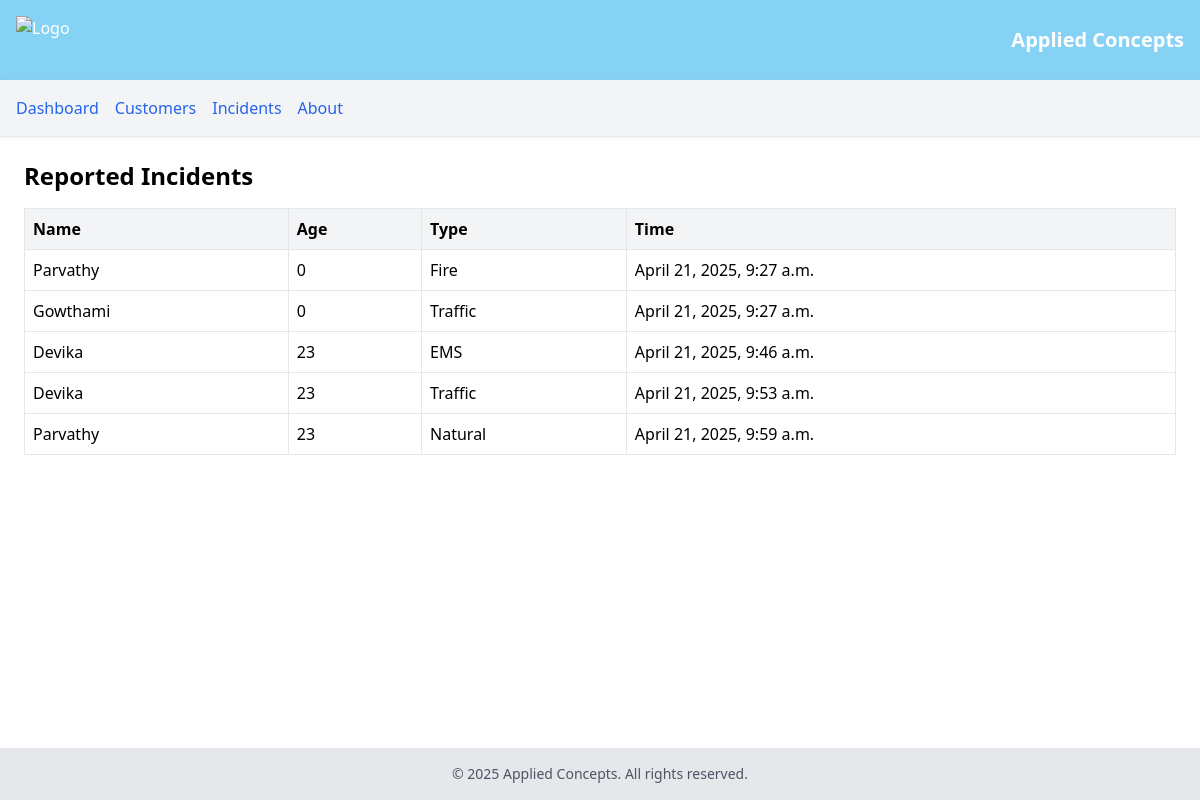
The app's page /customers/ with its own data.
### navmain/models.py (models this page shows, shortened)
class Incident(models.Model):
    INCIDENT_TYPES = [
        ('fire', 'Fire'),
        ('ems', 'EMS'),
        ('traffic', 'Traffic'),
        ('crime', 'Crime'),
        ('natural','Natural'),
    ]
    name = models.CharField(max_length=50)
    age = models.IntegerField(default=0)
    location = models.CharField(max_length=50)
    incident_type = models.CharField(max_length=10, choices=INCIDENT_TYPES)
    description = models.TextField()
    timestamp = models.DateTimeField(auto_now_add=True)

### navmain/views.py (the view)
# urls.py: path('customers/', views.customers, name='customers'),
def customers(request):
    incidents = Incident.objects.all().order_by('timestamp')
    context = {
        "incidents": incidents
    }
    return render(request, 'navmain/customers.html', context=context)

### navmain/templates/navmain/customers.html (shortened to what this page needs)
{% extends 'navmain/base.html' %}
{% block content %}
<h2 class="text-2xl font-bold mb-4">Reported Incidents</h2>
<table class="min-w-full table-auto border-collapse border border-gray-300">
    <thead class="bg-gray-100">
        <tr>
            <th class="border p-2 text-left">Name</th>
            <th class="border p-2 text-left">Age</th>
            <th class="border p-2 text-left">Type</th>
            <th class="border p-2 text-left">Time</th>
        </tr>
    </thead>
    <tbody>
        {% for incident in incidents %}
        <tr>
            <td class="border p-2">{{ incident.name }}</td>
            <td class="border p-2">{{ incident.age }}</td>
            <td class="border p-2">{{ incident.get_incident_type_display }}</td>
            <td class="border p-2">{{ incident.timestamp }}</td>
        </tr>
        {% empty %}
        <tr>
            <td colspan="3" class="border p-2 text-center">No incidents yet.</td>
        </tr>
        {% endfor %}
    </tbody>
</table>
{% endblock %}

### navmain/templates/navmain/base.html (shortened to what this page needs)
<!DOCTYPE html>
<html lang="en">
<head>
    <script src="https://cdn.tailwindcss.com"></script>
</head>
<body class="flex flex-col min-h-screen">
    <header class="bg-sky-500/50 text-white p-4 flex items-center justify-between">
        <img src="https://www.freepnglogos.com/uploads/company-logo-png/company-logo-transparent-png-19.png" alt="Logo" class="h-12">
        <h1 class="text-xl font-bold">Applied Concepts</h1>
    </header>
    <nav class="bg-gray-100 shadow p-4">
        <ul class="flex space-x-4">
            <li><a href="{% url 'dashboard' %}" class="text-blue-600 hover:underline">Dashboard</a></li>
            <li><a href="{% url 'customers' %}" class="text-blue-600 hover:underline">Customers</a></li>
            <li><a href="{% url 'incidents' %}" class="text-blue-600 hover:underline">Incidents</a></li>
            <li><a href="{% url 'about' %}" class="text-blue-600 hover:underline">About</a></li>
        </ul>
    </nav>
    <main class="flex-grow p-6">
        {% block content %}
        {% endblock %}
    </main>
    <footer class="bg-gray-200 p-4 text-center text-sm text-gray-600">
        &copy; 2025 Applied Concepts. All rights reserved.
    </footer>
</body>
</html>

### records on screen
Incident: name "Parvathy", age "0", incident_type "Fire", timestamp "April 21, 2025, 9:27 a.m."
Incident: name "Gowthami", age "0", incident_type "Traffic", timestamp "April 21, 2025, 9:27 a.m."
Incident: name "Devika", age "23", incident_type "EMS", timestamp "April 21, 2025, 9:46 a.m."
Incident: name "Devika", age "23", incident_type "Traffic", timestamp "April 21, 2025, 9:53 a.m."
Incident: name "Parvathy", age "23", incident_type "Natural", timestamp "April 21, 2025, 9:59 a.m."
